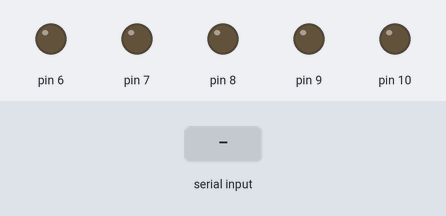
This sketch was run on a simulated Arduino Uno, built with avr-gcc and run on an emulated ATmega328P. Shown: output pins drawn as LEDs (lit = HIGH). The test bench sets the inputs (shaded band).

Above: at 1.2 s.
1.3 s: "1" received over Serial
At 1.7 s:
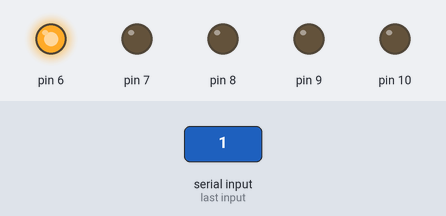
2.8 s: "3" received over Serial
At 4.0 s:
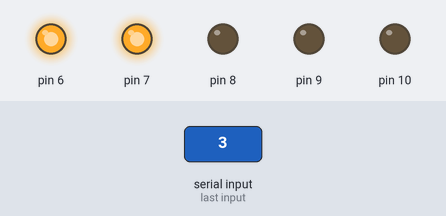
4.3 s: "2" received over Serial
At 5.2 s:
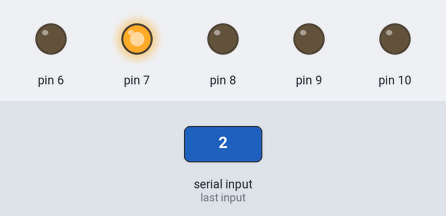
5.8 s: "5" received over Serial
At 6.3 s:
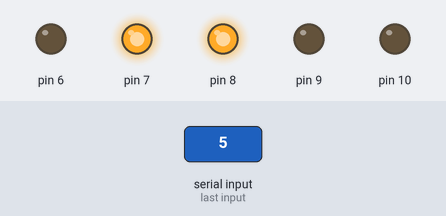
7.3 s: "4" received over Serial
At 8.5 s:
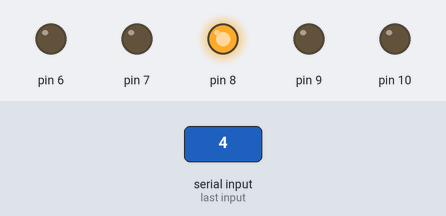
8.8 s: "7" received over Serial
At 9.8 s:
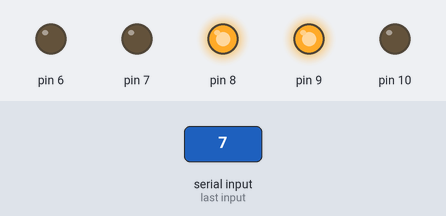
Timing chart, 0 to 11.3 s (numbered marks = the images above; inputs shaded):
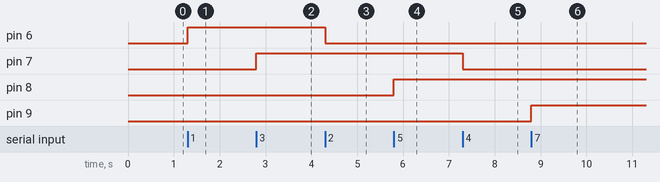

The sketch:

EXP8.ino
```cpp
void setup() {
  // put your setup code here, to run once:
  pinMode(6,OUTPUT);
  pinMode(7,OUTPUT);
  pinMode(8,OUTPUT);
  pinMode(9,OUTPUT);
  pinMode(10,OUTPUT);
  Serial.begin(9600);
}

void loop() {
  // put your main code here, to run repeatedly:
  char key;
  if(Serial.available()>0)
  key = Serial.read();
  switch(key){
    case '1':
      digitalWrite(6,HIGH);
      break;

    case '2':
      digitalWrite(6,LOW);
      break;

    case '3':
      digitalWrite(7,HIGH);
      break;

    case '4':
      digitalWrite(7,LOW);
      break;

    case '5':
      digitalWrite(8,HIGH);
      break;

    case '6':
      digitalWrite(8,LOW);
      break;

    case '7':
      digitalWrite(9,HIGH);
      break;

    case '8':
      digitalWrite(9,LOW);
      break;

    case '9':
      digitalWrite(10,HIGH);
      break;

    case 'a':
      digitalWrite(10,LOW);
      break;


  }
}
```

Measured:
- after the input at 1.3 s, pin 6: LOW → HIGH at once
- after the input at 2.8 s, pin 7: LOW → HIGH at once
- after the input at 4.3 s, pin 6: HIGH → LOW at once
- after the input at 5.8 s, pin 8: LOW → HIGH at once
- after the input at 7.3 s, pin 7: HIGH → LOW at once
- after the input at 8.8 s, pin 9: LOW → HIGH at once
